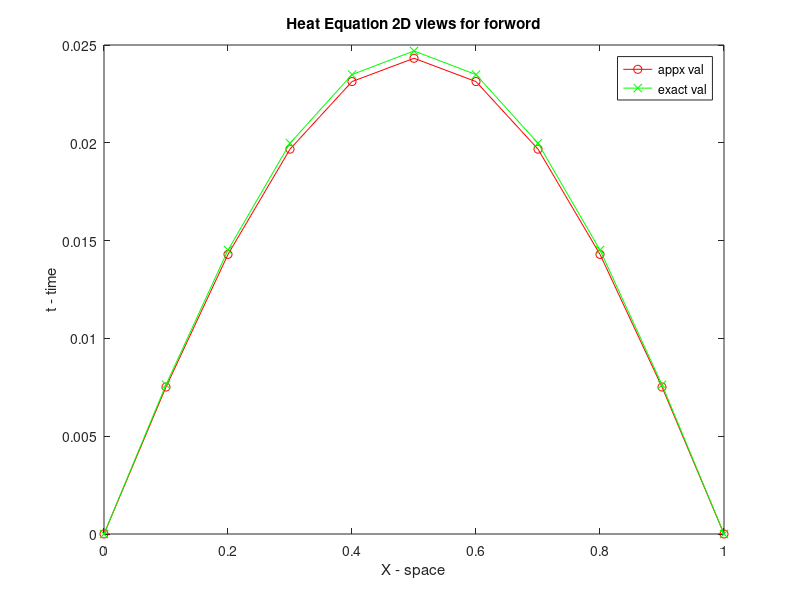
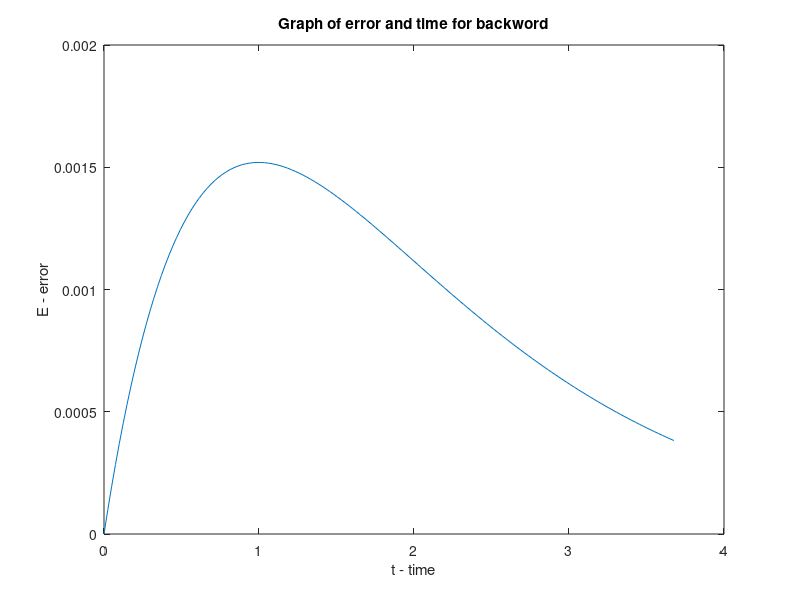

Source code (MATLAB) for these figures, in order:
clear All;
close All;
clc;
clear;
% Input Data
x_L=1;
alpha=(1/(pi)^2);
a=@(t) (0);
b=@(t) (0);
g=@(x) cos(pi*(x - (1/2)));
%The analytical solution is
ua=@(x,t)(cos(pi*(x-(1/2)))* exp(-t));


%for forword method

nx=10;
nt=150;
dx=x_L/nx;
r=0.25;
dt=(r*(dx)^2)/alpha;
t_f=dt*nt;
t1=0:dt:t_f;
x1=0:dx:x_L;

u=zeros(nt+1,nx+1);
u(:,1)=a(t1');
u(:,end)=b(t1');
u(1,:)=g(x1);


% u(x_i,t_j+1)=ru(x_i+1,t_j)+(1-2r)u(x_i,t_j)+ru(x_i-1,t_j);
for it =2:nt+1
    for jt=2:nx
        u(it,jt)=r*u(it-1,jt+1)+(1-2*r)*u(it-1,jt)+r*u(it-1,jt-1);
    end
end

error=zeros();
f=figure;

for it=1:nt+1
    calua=ua(x1,t1(it));
    plot(x1,u(it,:),'-or',x1,calua,'-xg');
    legend('appx val','exact val');
    error(it)=max(abs(calua-u(it,:)));
    pause(0.1);
end
title('Heat Equation 2D views for forword');
xlabel('X - space');
ylabel('t - time');

f2=figure;
%eroor graph according to changing t
plot(t1(1:end-1),error(1:end-1));
title('Graph of error and time for backword');
xlabel('t - time');
ylabel('E - error');
